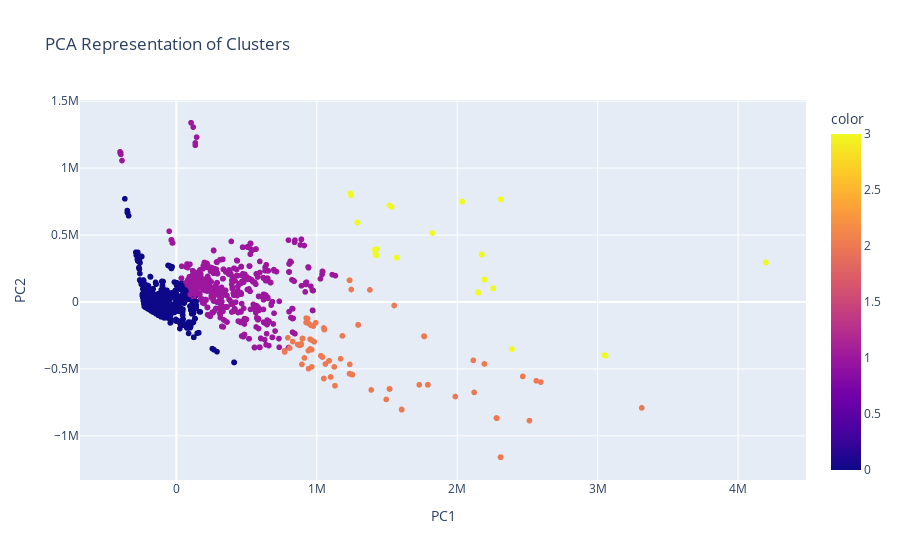

Notebook code cell kept with this figure:
### Markdown cell above
**Task 6.3.20:** Use plotly express to create a scatter plot of `X_pca` using seaborn. Be sure to color the data points using the labels generated by your `final_model`. Label the x-axis `"PC1"`, the y-axis `"PC2"`, and use the title `"PCA Representation of Clusters"`.

- [What's a scatter plot?](../%40textbook/06-visualization-matplotlib.ipynb#Scatter-Plots)
- [Create a scatter plot using plotly express.](../%40textbook/08-visualization-plotly.ipynb#Scatter-Plots)

### Code cell
# Create scatter plot of `PC2` vs `PC1`
fig = px.scatter(
    data_frame=X_pca,
    x="PC1",
    y="PC2",
    color=labels,
    title="PCA Representation of Clusters"
)
fig.update_layout(xaxis_title="PC1", yaxis_title="PC2")
fig.show()

### Figure 1 — Plotly figure (JSON) as saved in the notebook; plotly's stock layout.template omitted (floating-point values rounded to 4 significant figures; data arrays with more than 128 entries replaced by an {"elided": "..."} marker saying what was removed)
{"data": [{"hovertemplate": "PC1=%{x}<br>PC2=%{y}<br>color=%{marker.color}<extra></extra>", "legendgroup": "", "marker": {"color": {"elided": "4418 int values"}, "coloraxis": "coloraxis", "symbol": "circle"}, "mode": "markers", "name": "", "showlegend": false, "type": "scattergl", "x": {"elided": "4418 float values"}, "xaxis": "x", "y": {"elided": "4418 float values"}, "yaxis": "y"}], "layout": {"autosize": true, "coloraxis": {"colorbar": {"title": {"text": "color"}}, "colorscale": [[0, "#0d0887"], [0.1111, "#46039f"], [0.2222, "#7201a8"], [0.3333, "#9c179e"], [0.4444, "#bd3786"], [0.5556, "#d8576b"], [0.6667, "#ed7953"], [0.7778, "#fb9f3a"], [0.8889, "#fdca26"], [1, "#f0f921"]]}, "legend": {"tracegroupgap": 0}, "title": {"text": "PCA Representation of Clusters"}, "xaxis": {"anchor": "y", "autorange": true, "domain": [0, 1], "range": [-680000.0, 4477000.0], "title": {"text": "PC1"}, "type": "linear"}, "yaxis": {"anchor": "x", "autorange": true, "domain": [0, 1], "range": [-1366000.0, 1545000.0], "title": {"text": "PC2"}, "type": "linear"}}}
